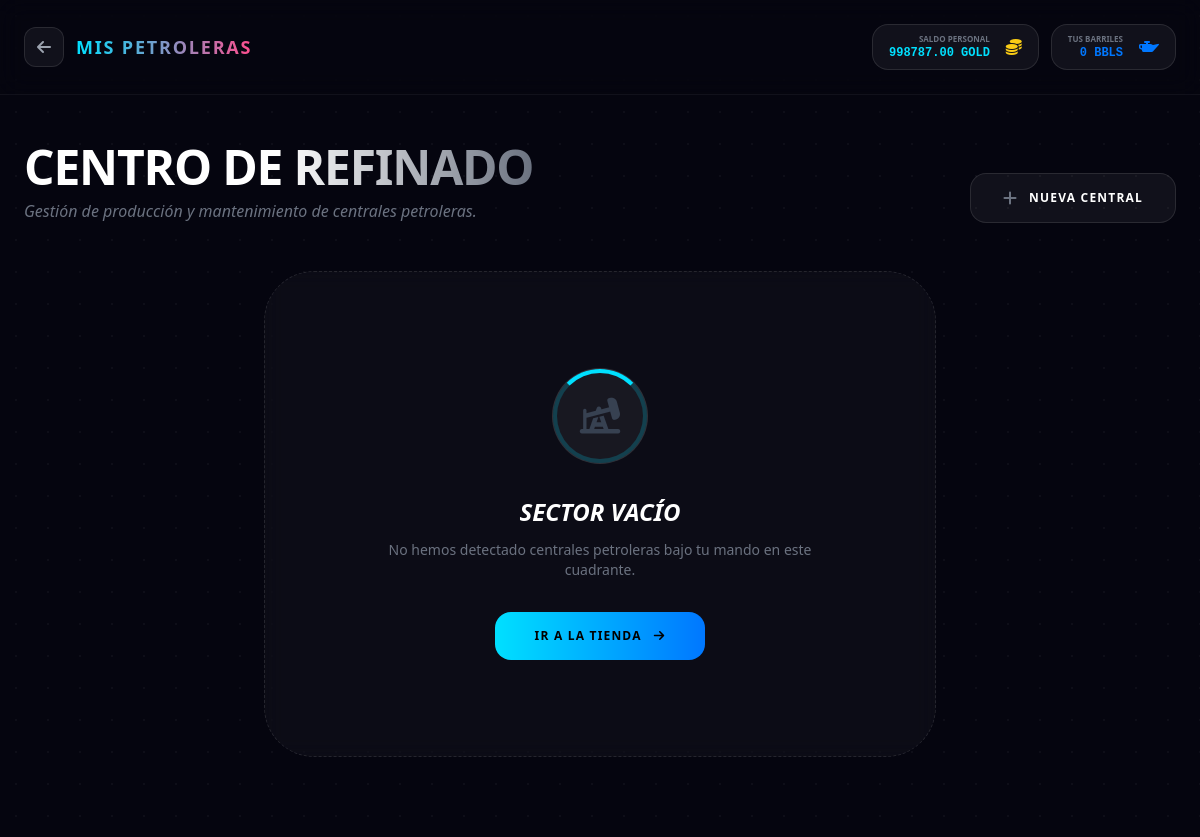
/oil-centrals/ (signed in), run on an earlier commit of the app's database.
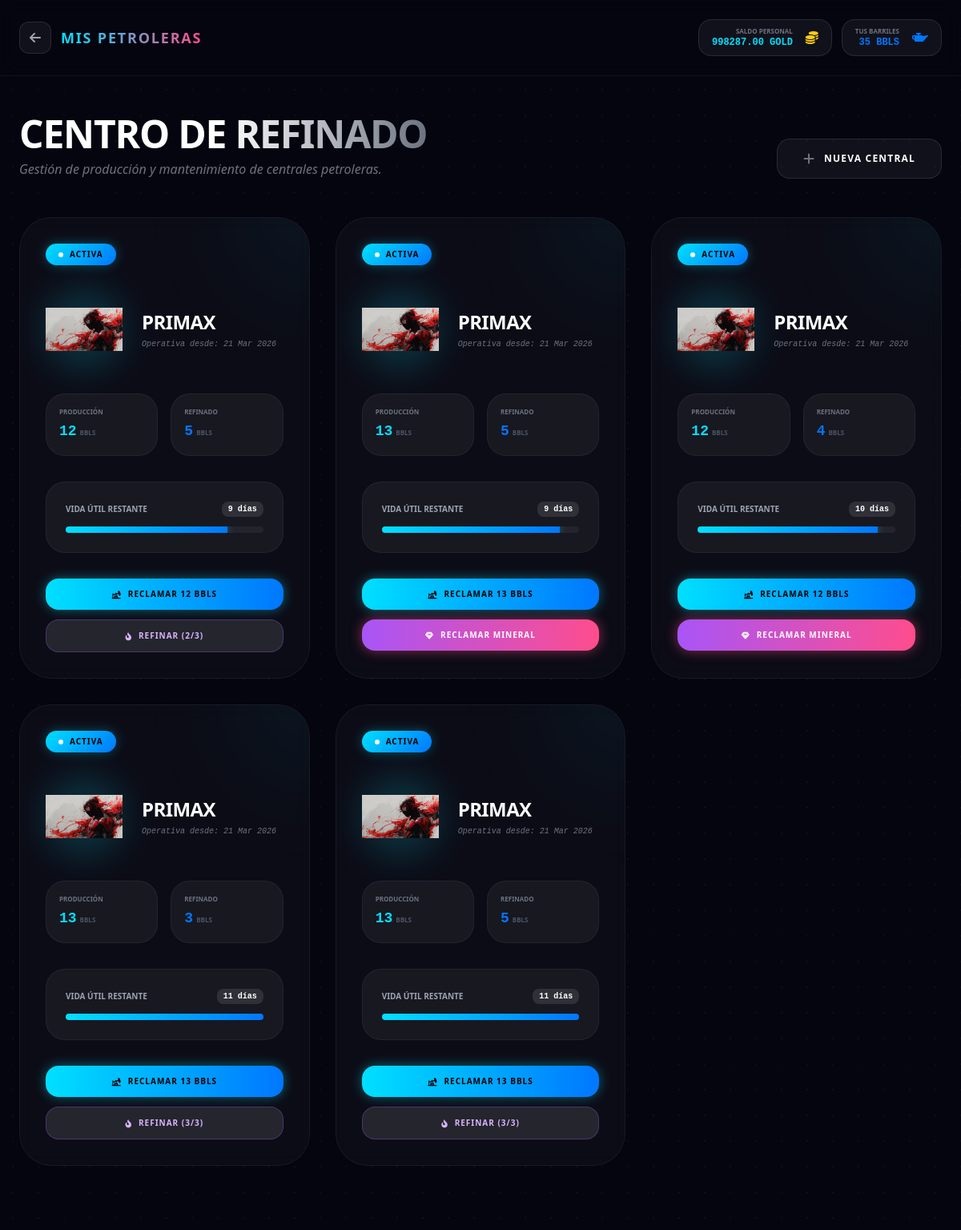
And on a later commit of the database.
### game/models.py (models this page shows, shortened)
class Profile(models.Model):
    user = models.OneToOneField(settings.AUTH_USER_MODEL, on_delete=models.CASCADE)
    wallet_metamask_bsc = models.CharField(max_length=255,null=True,blank=True, unique=True)
    cosmos_gold = models.DecimalField(max_digits=12, decimal_places=2, default=Decimal('0.00'))
    points = models.IntegerField(default=0)
    created_at = models.DateTimeField(auto_now_add=True)

### game/models_oil.py (models this page shows, shortened)
class UserOilCentral(models.Model):
    owner = models.ForeignKey('Profile', on_delete=models.CASCADE, related_name="oil_centrals")
    central_type = models.ForeignKey(OilCentralType, on_delete=models.PROTECT)
    initial_life_days = models.PositiveIntegerField(default=10)
    remaining_life_days = models.IntegerField()
    barrels_24h = models.DecimalField(max_digits=10, decimal_places=2)
    refined_24h = models.DecimalField(max_digits=10, decimal_places=2)
    obtained_at = models.DateTimeField(auto_now_add=True)
    last_collection = models.DateTimeField(auto_now_add=True)
    refining_charges = models.PositiveIntegerField(default=3)
    refining_start_time = models.DateTimeField(null=True, blank=True)
    refining_status = models.CharField(max_length=20, default='idle', choices=[
        ('idle', 'Inactivo'),
        ('refining', 'Refinando'),
        ('ready', 'Listo para reclamar')
    ])
    @property
    def get_life_percentage(self):
        if self.initial_life_days <= 0:
            return 0
        perc = (self.remaining_life_days / self.initial_life_days) * 100
        return max(0, min(100, perc))
    @property
    def claim_countdown(self):
        from django.utils import timezone
        from datetime import timedelta
        next_claim = self.last_collection + timedelta(hours=24)
        remaining = (next_claim - timezone.now()).total_seconds()
        return max(0, int(remaining))
    @property
    def refine_countdown(self):
        from django.utils import timezone
        from datetime import timedelta
        if self.refining_status != 'refining' or not self.refining_start_time:
            return 0
        cooldown = self.central_type.refining_cooldown_hours
        finish_time = self.refining_start_time + timedelta(hours=cooldown)
        remaining = (finish_time - timezone.now()).total_seconds()
        return max(0, int(remaining))

class OilCentralType(models.Model):
    name = models.CharField(max_length=100)
    image = models.ImageField(upload_to="oil_centrals/", null=True, blank=True)
    price_gold = models.DecimalField(max_digits=12, decimal_places=2, default=Decimal('0.00'))
    purchase_mineral = models.ForeignKey('game.Mineral', related_name='oil_purchase', on_delete=models.SET_NULL, null=True, blank=True)
    purchase_mineral_qty = models.PositiveIntegerField(default=0)
    min_life_days = models.PositiveIntegerField(default=10)
    max_life_days = models.PositiveIntegerField(default=30)
    min_barrels_24h = models.DecimalField(max_digits=10, decimal_places=2, default=Decimal('5.00'))
    max_barrels_24h = models.DecimalField(max_digits=10, decimal_places=2, default=Decimal('25.00'))
    min_refined_24h = models.DecimalField(max_digits=10, decimal_places=2, default=Decimal('10.00'))
    max_refined_24h = models.DecimalField(max_digits=10, decimal_places=2, default=Decimal('15.00'))
    is_active = models.BooleanField(default=True)
    refining_cooldown_hours = models.PositiveIntegerField(default=360, help_text="Default 15 days (360h)")
    refined_mineral = models.ForeignKey('game.Mineral', on_delete=models.SET_NULL, null=True, blank=True)
    refined_mineral_qty = models.PositiveIntegerField(default=1, help_text="Amount of mineral given after refining")
    created_at = models.DateTimeField(auto_now_add=True)

### game/views_oil.py (the view)
# urls.py: path("oil-centrals/", user_oil_view, name="user_oil_view"),
@login_required
def user_oil_view(request):
    from .models_planets import UserMineral, Mineral
    profile, _ = Profile.objects.get_or_create(user=request.user)
    centrals = profile.oil_centrals.select_related("central_type").order_by("-obtained_at")
    barrel_mineral = Mineral.objects.filter(name="Barril de Petróleo").first()
    oil_barrels = 0
    if barrel_mineral:
        um = UserMineral.objects.filter(user=request.user, mineral=barrel_mineral).first()
        if um:
            oil_barrels = um.amount
    return render(request, "game/oil.html", {
        "profile": profile,
        "centrals": centrals,
        "oil_barrels": oil_barrels
    })

### game/templates/game/oil.html (shortened to what the changed rows need)
<!DOCTYPE html>
<html lang="es">
<head>
  <script src="https://cdn.tailwindcss.com"></script>
  <link rel="stylesheet" href="https://cdnjs.cloudflare.com/ajax/libs/font-awesome/6.4.0/css/all.min.css">
</head>
<body class="min-h-screen bg-space text-white overflow-x-hidden relative pb-20">
  <header class="relative z-10 px-6 py-6 border-b border-white/5 backdrop-blur-md">
    <div class="max-w-7xl mx-auto flex items-center justify-between">
      <div class="flex items-center gap-3">
        <div class="flex items-center gap-4 bg-white/5 border border-white/10 px-4 py-2 rounded-2xl">
          <div class="text-right">
            <p class="text-[8px] uppercase text-gray-500 font-bold">Saldo Personal</p>
            <p class="text-xs font-mono font-black text-accent">{{ profile.cosmos_gold }} GOLD</p>
          </div>
        </div>
        <div class="flex items-center gap-4 bg-white/5 border border-white/10 px-4 py-2 rounded-2xl">
            <div class="text-right">
              <p class="text-[8px] uppercase text-gray-500 font-bold">Tus Barriles</p>
              <p id="total-barrels" class="text-xs font-mono font-black text-blueglow">{{ oil_barrels|floatformat:0 }} BBLS</p>
            </div>
        </div>
      </div>
    </div>
  </header>
  <main class="relative z-10 max-w-7xl mx-auto px-6 mt-12">
    <div class="flex flex-col md:flex-row md:items-end justify-between gap-6 mb-12">
        <div>
            <h1 class="text-5xl font-black bg-gradient-to-r from-white via-white to-gray-500 bg-clip-text text-transparent uppercase tracking-tight">Centro de Refinado</h1>
        </div>
    </div>
    {% if centrals %}
    <div class="grid gap-8 md:grid-cols-2 lg:grid-cols-3">
        {% for c in centrals %}
        <div class="glass-card rounded-[40px] p-8 group relative overflow-hidden transition-all duration-500 hover:-translate-y-2">
            <div class="absolute -top-24 -right-24 w-48 h-48 bg-accent/5 rounded-full blur-3xl group-hover:bg-accent/15 transition-colors"></div>
            <div class="relative z-10">
                <div class="flex justify-between items-start mb-8">
                    <div class="status-active px-4 py-1.5 rounded-full flex items-center gap-2">
                        <div class="w-1.5 h-1.5 rounded-full bg-white animate-pulse"></div>
                        <span class="text-[10px] font-black uppercase tracking-widest text-black">Activa</span>
                    </div>
                </div>
                <div class="flex gap-6 items-center mb-8">
                    <div class="relative w-24 h-24">
                        {% if c.central_type.image %}
                        <img src="{{ c.central_type.image.url }}" alt="{{ c.central_type.name }}" class="relative w-full h-full object-contain">
                        {% else %}
                        <div class="relative w-full h-full rounded-full bg-white/5 flex items-center justify-center border border-white/10">
                            <i class="fas fa-oil-well text-3xl text-accent/30"></i>
                        </div>
                        {% endif %}
                    </div>
                    <div>
                        <h3 class="text-2xl font-black uppercase tracking-tight group-hover:text-accent transition-colors">{{ c.central_type.name }}</h3>
                        <p class="text-[10px] text-gray-500 font-mono mt-1 italic">Operativa desde: {{ c.obtained_at|date:"d M Y" }}</p>
                    </div>
                </div>
                <div class="grid grid-cols-2 gap-4 mb-8">
                    <div class="bg-white/5 p-4 rounded-3xl border border-white/5">
                        <p class="text-[8px] uppercase text-gray-500 font-black mb-1">Producción</p>
                        <div class="flex items-baseline gap-1">
                            <span class="text-lg font-mono font-black text-accent">{{ c.barrels_24h|floatformat:0 }}</span>
                            <span class="text-[8px] text-gray-600 font-bold uppercase">BBLS</span>
                        </div>
                    </div>
                    <div class="bg-white/5 p-4 rounded-3xl border border-white/5">
                        <p class="text-[8px] uppercase text-gray-500 font-black mb-1">Refinado</p>
                        <div class="flex items-baseline gap-1">
                            <span class="text-lg font-mono font-black text-blueglow">{{ c.refined_24h|floatformat:0 }}</span>
                            <span class="text-[8px] text-gray-600 font-bold uppercase">BBLS</span>
                        </div>
                    </div>
                </div>
                <div class="bg-white/5 p-6 rounded-3xl border border-white/5">
                    <div class="flex justify-between items-center mb-3">
                        <span class="text-[10px] uppercase font-black text-gray-400">Vida Útil Restante</span>
                        <span class="text-[10px] font-mono font-black text-white px-2 py-0.5 bg-white/10 rounded-lg">{{ c.remaining_life_days }} días</span>
                    </div>
                    <div class="w-full h-2 bg-white/5 rounded-full overflow-hidden">
                        <div class="h-full bg-gradient-to-r from-accent to-blueglow shadow-[0_0_10px_rgba(0,224,255,0.5)]" style="width: {{ c.get_life_percentage }}%"></div>
                    </div>
                </div>
                <div class="flex flex-col gap-3 mt-8">
                    {% if c.remaining_life_days > 0 %}
                        {% if c.claim_countdown > 0 %}
                            <button class="claim-btn w-full py-3 px-6 rounded-2xl bg-white/5 border border-white/10 text-[10px] font-black uppercase tracking-widest text-gray-500 cursor-not-allowed flex items-center justify-center gap-2"
                                    data-id="{{ c.id }}"
                                    data-countdown="{{ c.claim_countdown }}"
                                    disabled>
                                <i class="fas fa-clock text-gray-600"></i>
                                <span class="countdown-text">Faltan --:--:--</span>
                            </button>
                        {% else %}
                            <button class="claim-btn w-full py-3 px-6 rounded-2xl bg-gradient-to-r from-accent to-blueglow text-[10px] font-black uppercase tracking-widest text-black shadow-[0_0_15px_rgba(0,224,255,0.4)] hover:brightness-110 transition-all flex items-center justify-center gap-2"
                                    onclick="claimBarrels({{ c.id }})"
                                    data-id="{{ c.id }}">
                                <i class="fas fa-oil-well"></i>
                                Reclamar {{ c.barrels_24h|floatformat:0 }} BBLS
                            </button>
                        {% endif %}
                    {% else %}
                        <button class="w-full py-3 px-6 rounded-2xl bg-red-500/10 border border-red-500/20 text-[10px] font-black uppercase tracking-widest text-red-500 cursor-not-allowed flex items-center justify-center gap-2" disabled>
                            <i class="fas fa-skull"></i>
                            Central Agotada
                        </button>
                    {% endif %}
                    {% if c.refining_status == 'refining' %}
                        {% if c.refine_countdown > 0 %}
                            <button class="refine-btn w-full py-3 px-6 rounded-2xl bg-purple-500/20 border border-purple-500/50 text-[10px] font-black uppercase tracking-widest text-purple-400 cursor-not-allowed flex items-center justify-center gap-2"
                                    data-id="{{ c.id }}"
                                    data-refine-countdown="{{ c.refine_countdown }}"
                                    disabled>
                                <i class="fas fa-cog fa-spin"></i>
                                <span class="refine-countdown-text">Refinando...</span>
                            </button>
                        {% else %}
                            <button class="w-full py-3 px-6 rounded-2xl bg-gradient-to-r from-purple-500 to-pink text-[10px] font-black uppercase tracking-widest text-white shadow-[0_0_15px_rgba(255,77,141,0.5)] hover:brightness-110 transition-all flex items-center justify-center gap-2"
                                    onclick="claimRefinement({{ c.id }})">
                                <i class="fas fa-gem"></i>
                                Reclamar Mineral
                            </button>
                        {% endif %}
                    {% else %}
                        {% if c.refining_charges > 0 %}
                            <button class="w-full py-3 px-6 rounded-2xl border text-[10px] font-black uppercase tracking-widest flex items-center justify-center gap-2 transition-all
                                {% if oil_barrels >= c.refined_24h %} bg-white/10 border-purple-500/30 text-purple-300 hover:bg-purple-500/20 {% else %} bg-white/5 border-white/10 text-gray-600 cursor-not-allowed {% endif %}"
                                {% if oil_barrels >= c.refined_24h %} onclick="startRefining({{ c.id }}, {{ c.refined_24h|floatformat:0 }})" {% else %} disabled {% endif %}
                                title="Requiere {{ c.refined_24h|floatformat:0 }} BBLS. Cargas Restantes: {{ c.refining_charges }}">
                                <i class="fas fa-fire-alt"></i>
                                Refinar ({{ c.refining_charges }}/3)
                            </button>
                        {% else %}
                            <button class="w-full py-3 px-6 rounded-2xl bg-red-500/5 border border-red-500/20 text-[10px] font-black uppercase tracking-widest text-red-500/50 cursor-not-allowed flex items-center justify-center gap-2" disabled>
                                <i class="fas fa-ban"></i>
                                Mantenimiento Cero
                            </button>
                        {% endif %}
                    {% endif %}
                </div>
            </div>
        </div>
        {% endfor %}
    </div>
    {% else %}
    <div class="glass-card rounded-[50px] p-24 text-center max-w-2xl mx-auto border-dashed border-white/10">
        <div class="w-24 h-24 rounded-full bg-white/5 flex items-center justify-center mx-auto mb-8 border border-white/10 relative">
            <i class="fas fa-oil-well text-4xl text-gray-700"></i>
            <div class="absolute inset-0 border-4 border-accent/20 rounded-full border-t-accent animate-spin-slow"></div>
        </div>
        <h3 class="text-2xl font-black uppercase mb-3 italic">Sector Vacío</h3>
        <p class="text-gray-500 text-sm mb-8">No hemos detectado centrales petroleras bajo tu mando en este cuadrante.</p>
        <a href="/chests/" class="inline-flex items-center gap-3 px-10 py-4 bg-gradient-to-r from-accent to-blueglow rounded-2xl text-black font-black uppercase text-xs tracking-widest hover:brightness-110 transition-all">
            Ir a la Tienda
            <i class="fas fa-arrow-right"></i>
        </a>
    </div>
    {% endif %}
  </main>
</body>
</html>

What changed in the data, as far as the page shows it:
changed Profile: cosmos_gold "998787.00" → "998287.00"
added UserOilCentral: central_type.image (picture), central_type.name "PRIMAX", obtained_at "21 Mar 2026", barrels_24h "12", refined_24h "5", remaining_life_days "9", initial_life_days 11 (drawn), refining_charges "2"
added UserOilCentral: central_type.image (picture), central_type.name "PRIMAX", obtained_at "21 Mar 2026", barrels_24h "13", refined_24h "5", remaining_life_days "9", initial_life_days 10 (drawn)
added UserOilCentral: central_type.image (picture), central_type.name "PRIMAX", obtained_at "21 Mar 2026", barrels_24h "12", refined_24h "4", remaining_life_days "10", initial_life_days 11 (drawn)
added UserOilCentral: central_type.image (picture), central_type.name "PRIMAX", obtained_at "21 Mar 2026", barrels_24h "13", refined_24h "3", remaining_life_days "11", initial_life_days 11 (drawn), refining_charges "3"
added UserOilCentral: central_type.image (picture), central_type.name "PRIMAX", obtained_at "21 Mar 2026", barrels_24h "13", refined_24h "5", remaining_life_days "11", initial_life_days 11 (drawn), refining_charges "3"
Also different on the page:
{{ oil_barrels|floatformat:0 }}: "0" → "35"
text no longer shown: "SECTOR VACÍO No hemos detectado centrales petroleras bajo tu mando en este cuadrante. IR A LA TIENDA"
